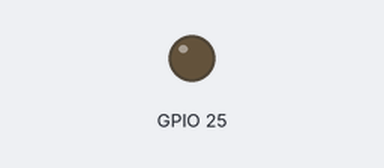
A sketch run on a simulated ESP32. On the bench: output pins drawn as LEDs (lit = HIGH). What the sketch prints to the serial monitor is not drawn.

Above: at 0.4 s.
At 9.16 s:
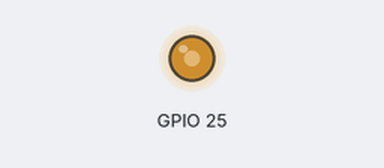
Timing chart, 0 to 9.1 s (numbered marks = the images above):
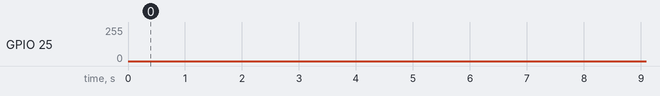

The sketch:

DAC_Sin.ino
```cpp
int sinusoide[256];

void setup() {
  Serial.begin(115200);

  float passo = (2.0 * PI) / 256.0;
  for (int i = 0; i < 256; i++) {
    float angolo = passo * (float)i;
    sinusoide[i] = 128 + (int)(sin(angolo) * 127.0);
    Serial.print(angolo);
    Serial.print("\t sin=");
    Serial.println(sinusoide[i]);
  }

}

void loop() {
  for (int i = 0; i < 256; i++) {
    dacWrite(25, sinusoide[i]);
    delay(1);
  }

}
```
